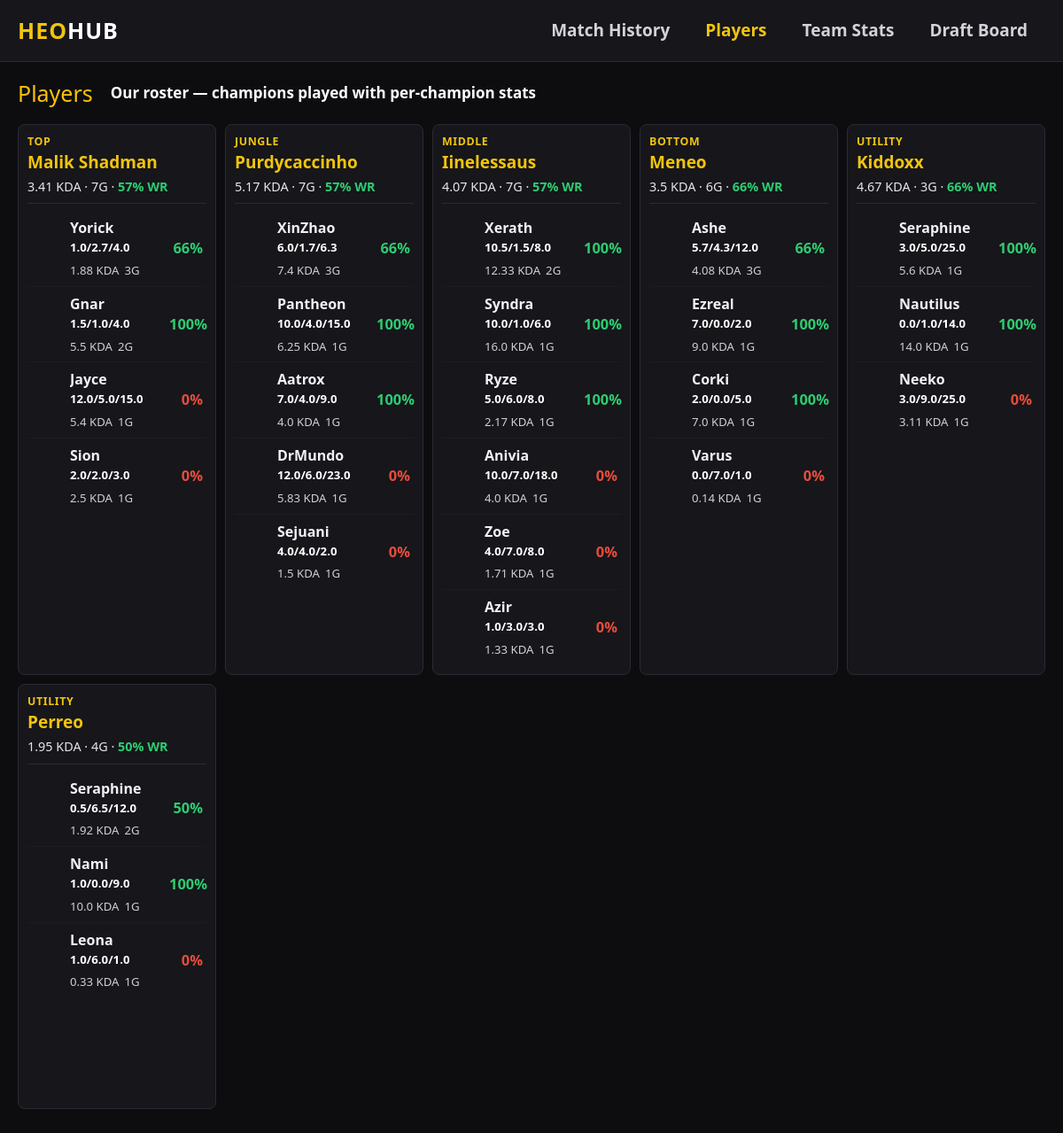
The page /players on the database its author committed.
### tables this page shows
CREATE TABLE player_stats (
                match_id TEXT,
                name TEXT,
                champion TEXT,
                team TEXT,
                role TEXT,
                win INTEGER,
                kills INTEGER,
                deaths INTEGER,
                assists INTEGER,
                damage INTEGER,
                damage_taken INTEGER,
                self_mitigated INTEGER,
                heal_shield INTEGER,
                gold INTEGER,
                minions INTEGER,
                vision_score INTEGER,
                wards_placed INTEGER,
                wards_killed INTEGER,
                control_wards INTEGER,
                control_wards_bought INTEGER DEFAULT 0,
                detector_wards INTEGER DEFAULT 0,
                cc_time INTEGER,
                cc_score INTEGER DEFAULT 0,
                time_dead INTEGER DEFAULT 0,
                time_played INTEGER DEFAULT 0,
                takedowns_15 INTEGER DEFAULT 0,
                enemy_jungle_cs INTEGER DEFAULT 0,
                own_jungle_cs INTEGER DEFAULT 0,
                dmg_objectives INTEGER,
                dmg_turrets INTEGER,
                dmg_buildings INTEGER DEFAULT 0,
                turret_takedowns INTEGER,
                largest_multikill INTEGER,
                first_blood INTEGER DEFAULT 0,
                dragons INTEGER,
                barons INTEGER,
                heralds INTEGER,
                grubs INTEGER,
                atakhan INTEGER,
                keystone INTEGER,
                summoner1 INTEGER,
                summoner2 INTEGER,
                item0 INTEGER, item1 INTEGER, item2 INTEGER, item3 INTEGER,
                item4 INTEGER, item5 INTEGER, item6 INTEGER,
                FOREIGN KEY(match_id) REFERENCES matches(id)
            );

### app.py (the view)
@app.route("/players")
def players_list():
    db = get_db()
    cursor = db.cursor()
    players = []
    for role, pnames in ROSTER.items():
        for pname in pnames:
            cursor.execute("SELECT * FROM player_stats WHERE name = ?", (pname,))
            rows = cursor.fetchall()
            if not rows:
                players.append({"name": pname, "role": role, "missing": True,
                                "games": 0, "winrate": 0, "kda": 0, "champs": []})
                continue
            champs = {}
            tk = td = ta = wins = 0
            for r in rows:
                wins += 1 if r["win"] == 1 else 0
                tk += r["kills"]; td += r["deaths"]; ta += r["assists"]
                c = r["champion"]
                if c not in champs:
                    champs[c] = {"name": c, "icon": champ_icon(c), "games": 0, "wins": 0,
                                 "kills": 0, "deaths": 0, "assists": 0}
                cs = champs[c]
                cs["games"] += 1
                cs["wins"] += 1 if r["win"] == 1 else 0
                cs["kills"] += r["kills"]; cs["deaths"] += r["deaths"]; cs["assists"] += r["assists"]
            champ_list = []
            for cs in champs.values():
                cs["kda"] = round((cs["kills"] + cs["assists"]) / max(1, cs["deaths"]), 2)
                cs["wr"] = int(cs["wins"] / cs["games"] * 100) if cs["games"] else 0
                cs["kda_str"] = f"{round(cs['kills']/cs['games'],1)}/{round(cs['deaths']/cs['games'],1)}/{round(cs['assists']/cs['games'],1)}"
                champ_list.append(cs)
            champ_list.sort(key=lambda x: x["games"], reverse=True)
            games = len(rows)
            players.append({
                "name": pname, "role": role, "missing": False,
                "games": games,
                "winrate": int(wins / games * 100) if games else 0,
                "wins": wins, "losses": games - wins,
                "kda": round((tk + ta) / max(1, td), 2),
                "champs": champ_list,
            })
    return render_template("players.html", players=players)

### app.py (called while the page is built)
def get_db():
    db = getattr(g, '_database', None)
    if db is None:
        db = g._database = sqlite3.connect(DATABASE)
        db.row_factory = sqlite3.Row
    return db

@app.teardown_appcontext
def close_connection(exception):
    db = getattr(g, '_database', None)
    if db is not None:
        db.close()

def champ_icon(name):
    return f"http://ddragon.leagueoflegends.com/cdn/{DDRAGON_VER}/img/champion/{name}.png"

### templates/players.html (shortened to what this page needs)
{% extends "base.html" %}
{% block nav_players %}active{% endblock %}
{% block content %}
<div class="d-flex align-items-center mb-3">
    <h5 class="text-warning mb-0 me-3">Players</h5>
    <span class="page-hint">Our roster — champions played with per-champion stats</span>
</div>
<div class="players-grid">
    {% for p in players %}
    <div class="player-col">
        <div class="player-head">
            <div class="role">{{ p.role }}</div>
            <div class="name"><a href="/player/{{ p.name|urlencode }}">{{ p.name }}</a></div>
            {% if not p.missing %}
            <div class="player-summary">
                {{ p.kda }} KDA ·
                {{ p.games }}G ·
                <span class="{% if p.winrate < 50 %}wr-low{% else %}wr-high{% endif %}">{{ p.winrate }}% WR</span>
            </div>
            {% endif %}
        </div>
        {% if p.missing %}
            <div class="no-games">No games recorded yet.</div>
        {% else %}
            {% for c in p.champs %}
            <div class="champ-row">
                <div class="champ-info">
                    <div class="champ-name">{{ c.name }}</div>
                    <div class="champ-sub">
                        <span class="kda">{{ c.kda_str }}</span>
                        <span>{{ c.kda }} KDA</span>
                        <span>{{ c.games }}G</span>
                    </div>
                </div>
                <div class="champ-wr {% if c.wr < 50 %}wr-low{% else %}wr-high{% endif %}">{{ c.wr }}%</div>
            </div>
            {% endfor %}
        {% endif %}
    </div>
    {% endfor %}
</div>
{% endblock %}

### templates/base.html (shortened to what this page needs)
<!DOCTYPE html>
<html lang="en">
<head>
    <link rel="stylesheet" href="https://cdn.jsdelivr.net/npm/bootstrap@5.3.0/dist/css/bootstrap.min.css">
</head>
<body>
    <nav class="navbar navbar-scout px-3 py-2 mb-3">
        <span class="brand">HEO<span style="color:#fff">HUB</span></span>
        <div class="nav">
            <a class="nav-link {% block nav_history %}{% endblock %}" href="/">Match History</a>
            <a class="nav-link {% block nav_players %}{% endblock %}" href="/players">Players</a>
            <a class="nav-link {% block nav_team %}{% endblock %}" href="/team">Team Stats</a>
            <a class="nav-link {% block nav_draft %}{% endblock %}" href="/draft">Draft Board</a>
        </div>
    </nav>
    <div class="container-fluid px-3 pb-5">
        {% block content %}{% endblock %}
    </div>
</body>
</html>

### templates/base.html (style rules this page uses)
:root { --bg: #0d0d10; --panel: #16161b; --panel-2: #1d1d24; --border: #2a2a33; --gold: #f1c40f; --blue: #3498db; --red: #e74c3c; --green: #2ecc71; --muted: #d8d8de; }
html { font-size: 20px; }
body { background: var(--bg); color: #f2f2f5; font-size: 0.85rem; }
.navbar-scout { background: var(--panel); border-bottom: 1px solid var(--border); }
.navbar-scout .brand { color: var(--gold); font-weight: 800; letter-spacing: 1px; font-size: 1.25rem; }
.nav-link { color: #d2d2da; font-weight: 600; font-size: 0.95rem; }
.nav-link.active { color: var(--gold); }
.wr-high { color: var(--green); font-weight: 700; }
.wr-low { color: var(--red); font-weight: 700; }

### templates/players.html (style rules this page uses)
.players-grid { display:grid; grid-template-columns:repeat(5, 1fr); gap:10px; }
.player-col { background: var(--panel); border:1px solid var(--border); border-radius:8px; padding:10px; min-height:60vh; }
.player-head { border-bottom:1px solid var(--border); padding-bottom:8px; margin-bottom:8px; }
.player-head .role { font-size:0.62rem; font-weight:700; color:var(--gold); letter-spacing:.6px; text-transform:uppercase; }
.player-head .name { font-size:0.95rem; font-weight:800; }
.player-head .name a { color:var(--gold); text-decoration:none; }
.player-summary { font-size:0.72rem; color:#e6e6ea; margin-top:2px; }
.champ-row { display:flex; align-items:center; gap:8px; padding:7px 4px; border-bottom:1px solid #1c1c22; }
.champ-row:last-child { border-bottom:none; }
.champ-info { flex:1; min-width:0; }
.champ-name { font-size:0.8rem; font-weight:600; color:#f2f2f5; white-space:nowrap; overflow:hidden; text-overflow:ellipsis; }
.champ-sub { font-size:0.66rem; color:#cfcfd6; display:flex; gap:6px; margin-top:1px; flex-wrap:wrap; }
.champ-sub .kda { color:#fff; font-weight:600; }
.champ-wr { font-size:0.82rem; font-weight:800; flex-shrink:0; width:38px; text-align:right; }
.page-hint { color:#fff; font-weight:600; }

### rows shown on the page
player_stats: name "Yorick", kda_str "1.0/2.7/4.0", kda "1.88", games "3", wr "66"
player_stats: name "Gnar", kda_str "1.5/1.0/4.0", kda "5.5", games "2", wr "100"
player_stats: name "Jayce", kda_str "12.0/5.0/15.0", kda "5.4", games "1", wr "0"
player_stats: name "Sion", kda_str "2.0/2.0/3.0", kda "2.5", games "1", wr "0"
player_stats: name "XinZhao", kda_str "6.0/1.7/6.3", kda "7.4", games "3", wr "66"
player_stats: name "Pantheon", kda_str "10.0/4.0/15.0", kda "6.25", games "1", wr "100"
player_stats: name "Aatrox", kda_str "7.0/4.0/9.0", kda "4.0", games "1", wr "100"
player_stats: name "DrMundo", kda_str "12.0/6.0/23.0", kda "5.83", games "1", wr "0"
player_stats: name "Sejuani", kda_str "4.0/4.0/2.0", kda "1.5", games "1", wr "0"
player_stats: name "Xerath", kda_str "10.5/1.5/8.0", kda "12.33", games "2", wr "100"
player_stats: name "Syndra", kda_str "10.0/1.0/6.0", kda "16.0", games "1", wr "100"
player_stats: name "Ryze", kda_str "5.0/6.0/8.0", kda "2.17", games "1", wr "100"
player_stats: name "Anivia", kda_str "10.0/7.0/18.0", kda "4.0", games "1", wr "0"
player_stats: name "Zoe", kda_str "4.0/7.0/8.0", kda "1.71", games "1", wr "0"
player_stats: name "Azir", kda_str "1.0/3.0/3.0", kda "1.33", games "1", wr "0"
player_stats: name "Ashe", kda_str "5.7/4.3/12.0", kda "4.08", games "3", wr "66"
player_stats: name "Ezreal", kda_str "7.0/0.0/2.0", kda "9.0", games "1", wr "100"
player_stats: name "Corki", kda_str "2.0/0.0/5.0", kda "7.0", games "1", wr "100"
player_stats: name "Varus", kda_str "0.0/7.0/1.0", kda "0.14", games "1", wr "0"
player_stats: name "Seraphine", kda_str "3.0/5.0/25.0", kda "5.6", games "1", wr "100"
player_stats: name "Nautilus", kda_str "0.0/1.0/14.0", kda "14.0", games "1", wr "100"
player_stats: name "Neeko", kda_str "3.0/9.0/25.0", kda "3.11", games "1", wr "0"
player_stats: name "Seraphine", kda_str "0.5/6.5/12.0", kda "1.92", games "2", wr "50"
player_stats: name "Nami", kda_str "1.0/0.0/9.0", kda "10.0", games "1", wr "100"
player_stats: name "Leona", kda_str "1.0/6.0/1.0", kda "0.33", games "1", wr "0"

### other values the page prints
{{ p.role }} "TOP" "JUNGLE" "MIDDLE" "BOTTOM" "UTILITY" "UTILITY"
{{ p.name }} "Malik Shadman" "Purdycaccinho" "Iinelessaus" "Meneo" "Kiddoxx" "Perreo"
{{ p.kda }} "3.41" "5.17" "4.07" "3.5" "4.67" "1.95"
{{ p.games }} "7" "7" "7" "6" "3" "4"
{{ p.winrate }} "57" "57" "57" "66" "66" "50"
